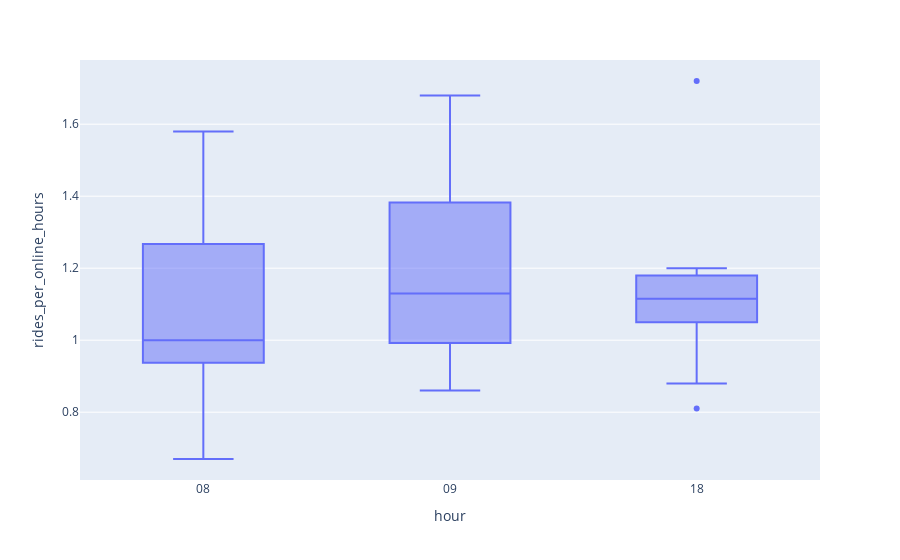

Notebook source saved alongside this figure:
### Code cell
# rides per online hour
fig = px.box(ds_ratio_us.filter(F.col('hour').isin(['08','09','18'])).orderBy('hour').toPandas(),
              x = "hour",
              y = 'rides_per_online_hours'
             )
fig.show()

### Figure 1 — Plotly figure (JSON) as saved in the notebook; plotly's stock layout.template omitted (floating-point values rounded to 4 significant figures)
{"data": [{"alignmentgroup": "True", "hovertemplate": "hour=%{x}<br>rides_per_online_hours=%{y}<extra></extra>", "legendgroup": "", "marker": {"color": "#636efa"}, "name": "", "notched": false, "offsetgroup": "", "orientation": "v", "showlegend": false, "type": "box", "x": ["08", "08", "08", "08", "08", "08", "08", "08", "08", "08", "08", "08", "08", "08", "08", "08", "08", "08", "08", "08", "08", "09", "09", "09", "09", "09", "09", "09", "09", "09", "09", "09", "09", "09", "09", "09", "09", "09", "09", "09", "09", "09", "18", "18", "18", "18", "18", "18", "18", "18", "18", "18", "18", "18", "18", "18"], "x0": " ", "xaxis": "x", "y": [1.19, 1.07, 1, 0.96, 1, 1.25, 0.86, 0.93, 1.32, 0.96, 0.94, 0.89, 0.86, 1.2, 1.26, 1.29, 1.31, 1, 1.47, 1.58, 0.67, 0.95, 1.21, 1.07, 0.94, 1.04, 1.18, 0.88, 1.03, 1.23, 0.86, 1.07, 0.97, 1, 1.13, 1.68, 1.42, 1.37, 1.5, 1.48, 1.59, 1.14, 1, 1.07, 0.81, 0.88, 1.18, 1.19, 1.08, 1.05, 1.15, 1.12, 1.2, 1.11, 1.72, 1.15], "y0": " ", "yaxis": "y"}], "layout": {"boxmode": "group", "legend": {"tracegroupgap": 0}, "margin": {"t": 60}, "xaxis": {"anchor": "y", "domain": [0, 1], "title": {"text": "hour"}}, "yaxis": {"anchor": "x", "domain": [0, 1], "title": {"text": "rides_per_online_hours"}}}}
